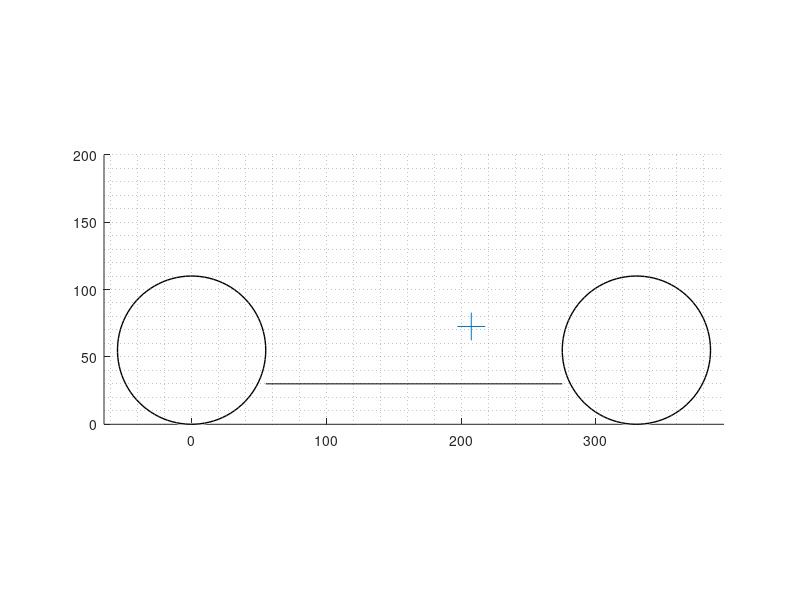
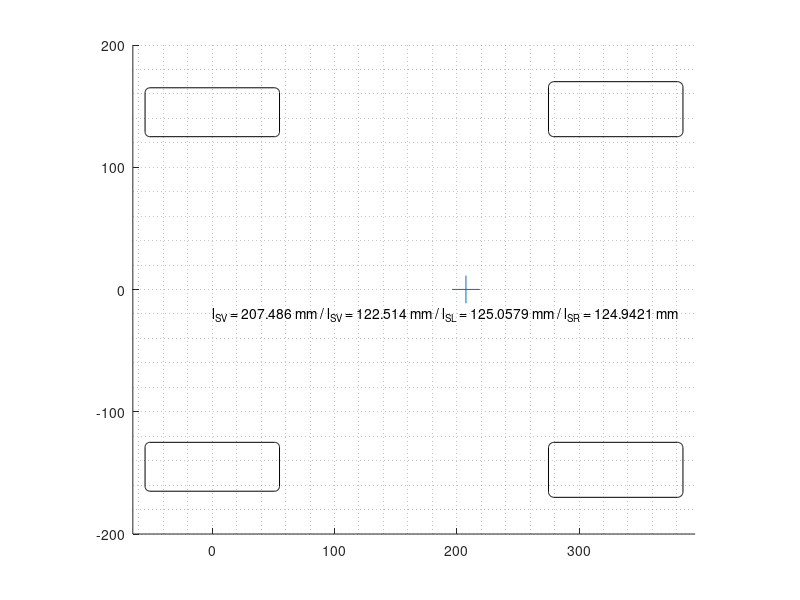

The MATLAB script that drew these images, in order:
%% Center of Gravaty estimation
clc;
clear;
close all;

%% Save Plots
savePlots = false;

%% Data 
%               VL    VR    HL    HR
wheel_force = [ 406 , 428 , 705 , 660 ;
                404 , 429 , 708 , 656 ;
                404 , 432 , 711 , 654 ;
                399 , 432 , 712 , 654 ;
                402 , 428 , 708 , 657 ;] / 1000 * 9.81;

tilt_angle =  [ 63.6 , 64.1;
                63.9 , 63.9;
                63.8 , 63.8;
                63.5 , 63.8;
                63.8 , 63.8] * pi/180;

l_RL = 250 / 1000; % Wheel track (m)
l_RL_ = 295 / 1000; % Outer wheel track (m)
l_VH = 330 / 1000; % Wheel base  (m)

d_wheel = 110; % Wheel diameter (mm)

%% 
%                       FV = VL + VR                          FH = HL + HR            
axel_force = [ wheel_force(:,1) + wheel_force(:,1) , wheel_force(:,3) + wheel_force(:,4) ];
%                       FL = VL + HL                          FR = VR + HL
side_force = [ wheel_force(:,1) + wheel_force(:,3) , wheel_force(:,2) + wheel_force(:,4) ];

F_G = axel_force(:,1) + axel_force(:,2);

% x Coordinate
l_SH = ((axel_force(:,1) * l_VH) ./  F_G) * 1000;   % Distance in (mm)
l_SV = l_VH * 1000 - l_SH;                          % Distance in (mm)

% y Coordinate
l_SL = ((side_force(:,2) * l_RL) ./ F_G) * 1000;    % Distance in (mm)
l_SR = l_RL * 1000 - l_SL;                          % Distance in (mm)

% z Coordinate
h_S = l_RL_ ./ (2*tan(tilt_angle)) *1000;



figure()
hold on
viscircles([0 (d_wheel/2)], d_wheel/2, 'Color', 'k', 'LineWidth', 1); % Front wheel 
viscircles([l_VH*1000 d_wheel/2], d_wheel/2, 'Color', 'k', 'LineWidth', 1); % Rear wheel
plot([d_wheel/2,l_VH*1000 - d_wheel/2],[30,30],'k')
plot(mean(l_SV),mean(mean(h_S,1)),'+','MarkerSize',20);

grid minor
daspect([1 1 1])
axis([-(d_wheel/2+10) , l_VH*1000+d_wheel/2+10 , 0 , 200 ])
hold off

figure()
hold on
rectangle('Position',[ -d_wheel/2, l_RL*1000/2, d_wheel , 40],'Curvature',0.2) % Wheel front right
rectangle('Position',[ -d_wheel/2, -(l_RL*1000/2+40), d_wheel, 40],'Curvature',0.2) % Wheel front left
rectangle('Position',[ l_VH*1000-d_wheel/2, -(l_RL*1000/2+45), d_wheel, 45],'Curvature',0.2) % Wheel rear left
rectangle('Position',[ l_VH*1000-d_wheel/2, l_RL*1000/2, d_wheel , 45],'Curvature',0.2) % Wheel front right
plot(mean(l_SV),(mean(l_SL)-l_RL*1000/2),'+','MarkerSize',20)
text(0,(mean(l_SL)-l_RL*1000/2)-20 ,['l_{SV} = ',...
                                                num2str(mean(l_SV)),' mm / ',...
                                                'l_{SV} = ',...
                                                num2str(mean(l_SH)),' mm / ',...
                                                'l_{SL} = ',...
                                                num2str(mean(l_SL)),' mm / ',...
                                                'l_{SR} = ',...
                                                num2str(mean(l_SR)),' mm'],...
                            'HorizontalAlignment','left');
daspect([1 1 1])
axis([-(d_wheel/2+10) , l_VH*1000+d_wheel/2+10 , -200 , 200 ])
grid minor
hold off



